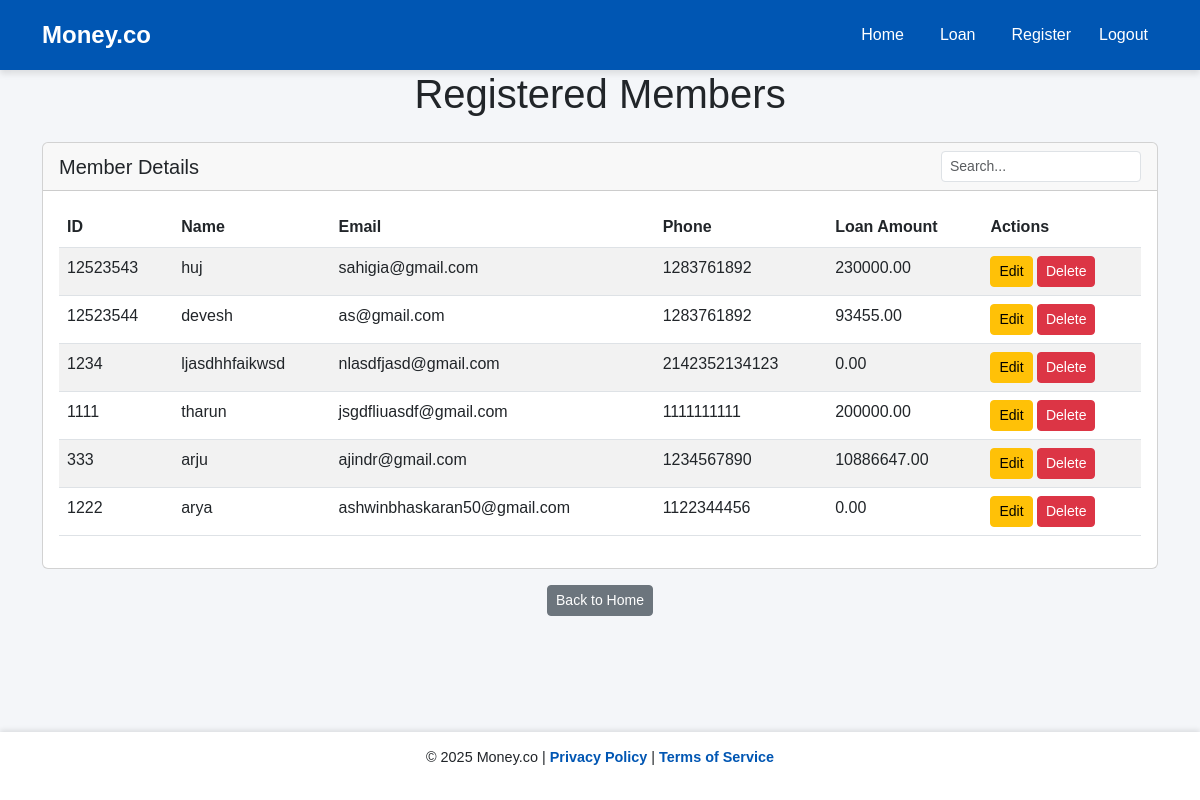
Page /loan/ on the committed database.
### moneyapp/models.py (models this page shows, shortened)
class Member(models.Model):
    ROLE_CHOICES = [
        ('Teaching', 'Teaching Staff'),
        ('Non-Teaching', 'Non-Teaching Staff'),
    ]
    name = models.CharField(max_length=100)
    member_id = models.CharField(max_length=50, unique=True)
    department = models.CharField(max_length=100, blank=True)
    designation = models.CharField(max_length=100, blank=True)
    mob = models.BigIntegerField()
    email = models.EmailField()
    dob = models.DateField()
    doj = models.DateField()
    doj_service = models.DateField()
    maximum_period = models.IntegerField()
    max_loan_amount = models.DecimalField(max_digits=10, decimal_places=2)
    city = models.CharField(max_length=100)
    pincode = models.CharField(max_length=10)
    role = models.CharField(max_length=20, choices=ROLE_CHOICES, default='Non-Teaching')
    has_loan = models.BooleanField(default=False)

### moneyapp/views.py (the view)
# urls.py: path('loan/', views.loan_information, name='loan'),
def loan_information(request):
    members = Member.objects.all()
    return render(request, 'loan.html', {'members': members})

### moneyapp/templates/loan.html (shortened to what this page needs)
{% extends 'base.html' %}
{% block content %}
<div class="container">
    <h1 class="text-center mb-4">Registered Members</h1>
    <div class="card">
        <div class="card-header d-flex justify-content-between align-items-center">
            <h5 class="mb-0">Member Details</h5>
            <input type="text" id="tableSearch" class="form-control form-control-sm"
                   placeholder="Search..." style="width: 200px;">
        </div>
        <div class="card-body">
            {% if members %}
                <table class="table table-striped">
                    <thead>
                        <tr>
                            <th>ID</th>
                            <th>Name</th>
                            <th>Email</th>
                            <th>Phone</th>
                            <th>Loan Amount</th>
                            <th>Actions</th>
                        </tr>
                    </thead>
                    <tbody>
                        {% for member in members %}
                        <tr data-href="{% url 'detail_members' member.id %}" style="cursor: pointer;">
                            <td>{{ member.member_id }}</td>
                            <td>{{ member.name }}</td>
                            <td>{{ member.email }}</td>
                            <td>{{ member.mob }}</td>
                            <td>{{ member.max_loan_amount }}</td>
                            <td>
                                <a href="{% url 'edit_member' member.id %}" class="btn btn-warning btn-sm">Edit</a>
                                <a href="{% url 'delete_member' member.id %}" class="btn btn-danger btn-sm delete-btn"
                                   onclick="return confirm('Are you sure you want to delete this member?');">
                                    Delete
                                </a>
                            </td>
                        </tr>
                        {% endfor %}
                    </tbody>
                </table>
            {% else %}
                <p class="text-center">No members registered.</p>
            {% endif %}
        </div>
    </div>
    <div class="text-center mt-3">
        <a href="{% url 'home' %}" class="btn btn-sm btn-secondary">Back to Home</a>
    </div>
</div>
{% endblock %}

### moneyapp/templates/base.html (style rules this page uses)
body { background-color: #f4f6f9; font-family: 'Arial', sans-serif; padding-bottom: 80px; }

### rows in the picture
Member: member_id "12523543", name "huj", email "sahigia@gmail.com", mob "1283761892", max_loan_amount "230000.00"
Member: member_id "12523544", name "devesh", email "as@gmail.com", mob "1283761892", max_loan_amount "93455.00"
Member: member_id "1234", name "ljasdhhfaikwsd", email "nlasdfjasd@gmail.com", mob "2142352134123", max_loan_amount "0.00"
Member: member_id "1111", name "tharun", email "jsgdfliuasdf@gmail.com", mob "1111111111", max_loan_amount "200000.00"
Member: member_id "333", name "arju", email "ajindr@gmail.com", mob "1234567890", max_loan_amount "10886647.00"
Member: member_id "1222", name "arya", email "ashwinbhaskaran50@gmail.com", mob "1122344456", max_loan_amount "0.00"
